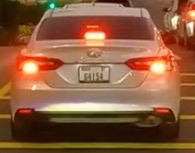
#> input picture app/assigment1/pipeline/car.png, 195 x 153 px; its folder holds only this picture in this run
$ python -i crosswalk_detection.py   (imports and definitions only)
#> lines starting #> are read from the running program, lines starting #| are printed output that depends on the picture; after the words box and inside, x2 and y2 are one past the last pixel; in counts of white or black regions, pixels touching at a corner belong together
import cv2
import numpy as np

from app.assigment1.custom_types import GrayScaleFrame, RBGFrame

HISTORY = []
FRAME_COUNT = 0


def crosswalk(frame: RBGFrame):
    global HISTORY, FRAME_COUNT
    # frame = cv2.imread("/Users/gstrauss/Reichman_University/computer-vision/app/assigment1/pipeline/img.png")
    # frame = cv2.cvtColor(frame, cv2.COLOR_BGR2RGB)
    # frame_gray = cv2.cvtColor(frame, cv2.COLOR_BGR2GRAY)

    frame_gray = cv2.cvtColor(frame, cv2.COLOR_RGB2GRAY)
    mask = area_of_interest_mask(frame)
    masked_frame_gray = cv2.bitwise_and(frame_gray, frame_gray, mask=mask)

    for p in [
        "/Users/gstrauss/Reichman_University/computer-vision/app/assigment1/pipeline/car.png",
        "/Users/gstrauss/Reichman_University/computer-vision/app/assigment1/pipeline/car2.png",
        "/Users/gstrauss/Reichman_University/computer-vision/app/assigment1/pipeline/rear.png",
    ]:
        template = cv2.imread(p)
        gray_template = cv2.cvtColor(template, cv2.COLOR_BGR2GRAY)
        result = cv2.matchTemplate(frame_gray, gray_template, cv2.TM_CCOEFF_NORMED)
        _, _, min_loc, max_loc = cv2.minMaxLoc(result)
        top_left = max_loc
        h, w = gray_template.shape
        cv2.rectangle(
            masked_frame_gray,
            top_left,
            (top_left[0] + w, top_left[1] + h),
            (0, 0, 0),
            -1,
        )
    # frame = cv2.cvtColor(frame, cv2.COLOR_BGR2RGB)

    # Define HSV range for white color (tolerant range to capture white lines)
    threshold_value = 100  # Pixels brighter than this value are considered "white"
    _, bright_mask = cv2.threshold(
        masked_frame_gray,
        threshold_value,
        255,
        cv2.THRESH_BINARY,
    )
    bright_colors_frame = cv2.bitwise_and(frame, frame, mask=bright_mask)
    frame_hsv = cv2.cvtColor(bright_colors_frame, cv2.COLOR_RGB2HSV)

    # Define HSV range for yellow color
    lower_yellow = np.array([20, 100, 100])  # Lower bound for yellow
    upper_yellow = np.array([30, 255, 255])  # Upper bound for yellow

    # Create a mask to isolate yellow regions
    yellow_mask = cv2.inRange(frame_hsv, lower_yellow, upper_yellow)
    # Invert the mask to remove yellow regions
    non_yellow_mask = cv2.bitwise_not(yellow_mask)
    dilation_kernel = np.ones((5, 5), np.uint8)
    eroded_non_yellow_mask = cv2.erode(non_yellow_mask, dilation_kernel, iterations=2)

    # Apply the non-yellow mask to the frame
    filtered_frame = cv2.bitwise_and(
        bright_colors_frame,
        bright_colors_frame,
        mask=eroded_non_yellow_mask,
    )

    gray_filtered_frame = cv2.cvtColor(filtered_frame, cv2.COLOR_BGR2GRAY)
    gray_filtered_frame = cv2.morphologyEx(
        gray_filtered_frame,
        cv2.MORPH_OPEN,
        dilation_kernel,
    )
    height, width = gray_filtered_frame.shape
    src_points = np.float32(
        [
            [0, height],  # Bottom-left
            [width, height],  # Bottom-right
            [int(0.35 * width), int(0.65 * height)],  # Top-left (near vanishing point)
            [int(0.65 * width), int(0.65 * height)],  # Top-right (near vanishing point)
        ],
    )

    # Desired rectangle for the top-down (2D) view
    dst_points = np.float32(
        [
            [0, height],  # Bottom-left
            [width, height],  # Bottom-right
            [0, 0],  # Top-left
            [width, 0],  # Top-right
        ],
    )

    # Compute the perspective transformation matrix
    perspective_matrix = cv2.getPerspectiveTransform(src_points, dst_points)
    M_inv = cv2.getPerspectiveTransform(dst_points, src_points)

    # Apply perspective warp
    warped_image = cv2.warpPerspective(
        gray_filtered_frame,
        perspective_matrix,
        (width, height),
    )

    edges = cv2.Canny(warped_image, 50, 180)
    lines = cv2.HoughLinesP(
        edges,
        rho=1,
        theta=np.pi / 180,
        threshold=45,
        minLineLength=15,
        maxLineGap=5,
    )

    # Hough Line Transform to detect lines

    candidate_lines = []
    if lines is not None:
        for line in lines:
            x1, y1, x2, y2 = line[0]
            points_array = np.array([(x1, y1, x2, y2)], dtype="float32").reshape(
                -1,
                1,
                2,
            )
            transformed_points = cv2.perspectiveTransform(points_array, M_inv)
            start_point, end_point = transformed_points.reshape(-1, 2)
            x1, y1 = int(start_point[0]), int(start_point[1])
            x2, y2 = int(end_point[0]), int(end_point[1])
            line_distance = np.sqrt((x1 - x2) ** 2 + (y1 - y2) ** 2)
            if line_distance > 30:
                continue
            slope = (y2 - y1) / (x2 - x1 + 1e-10)
            if abs(y1 - y2) > 10:
                continue
            if abs(x1 - x2) < 10:
                continue
            if -0.5 < slope < 1:
                candidate_lines.append((x1, y1, x2, y2))

    if len(candidate_lines) < 5:
        return None

    min_x = float("inf")
    min_y = float("inf")
    max_x = float("-inf")
    max_y = float("-inf")
    y_sum = 0

    for _, y1, _, y2 in candidate_lines:
        y_sum += y1
        y_sum += y2

    y_avg = y_sum / len(candidate_lines * 2)
    crosswalk_line = []
    for x1, y1, x2, y2 in candidate_lines:
        if abs(y_avg - y1) > 0.06 * height or abs(y_avg - y2) > 0.1 * height:
            continue
        crosswalk_line.append((x1, y1, x2, y2))

    for x1, y1, x2, y2 in crosswalk_line:
        min_x = min(min_x, x1, x2)
        min_y = min(min_y, y1, y2)
        max_x = max(max_x, x1, x2)
        max_y = max(max_y, y1, y2)
        # cv2.line(results, (x1, y1), (x2, y2), (0, 255, 0), 2)

    if 1000 < abs(min_x - max_y) * abs(min_y - max_y) < 7000:
        FRAME_COUNT = 0
        if len(HISTORY) > 6:
            HISTORY.pop(0)
        total = 0
        history_min_x, history_min_y = 0, 0
        history_max_x, history_max_y = 0, 0
        for index, history in enumerate(HISTORY, start=1):
            total += index
            history_min_x += index * history[0]
            history_min_y += index * history[1]
            history_max_x += index * history[2]
            history_max_y += index * history[3]
        if len(HISTORY) == 0:
            history_min_x, history_min_y = min_x, min_y
            history_max_x, history_max_y = max_x, max_y
        else:
            history_min_x /= total
            history_min_y /= total
            history_max_x /= total
            history_max_y /= total
        HISTORY.append((min_x, min_y, max_x, max_y))

        return (
            (min_x + int(history_min_x)) // 2,
            (min_y + int(history_min_y)) // 2,
            (max_x + int(history_max_x)) // 2,
            (int(history_max_y) + max_y) // 2,
        )
    return None


def area_of_interest_mask(frame: RBGFrame) -> GrayScaleFrame:
    height, width = frame.shape[:2]
    mask = np.zeros((height, width), dtype=np.uint8)

    polygon = np.array(
        [
            [
                (int(width * 0.2), height),  # Bottom-left
                (int(width * 0.5), int(height * 0.6)),  # Top-left
                (int(width * 0.55), int(height * 0.6)),  # Top-right
                (int(width * 0.7), height),  # Bottom-right
            ],
        ],
        dtype=np.int32,
    )

    # Fill polygon with white
    cv2.fillPoly(mask, polygon, [255])

    return mask
# [10 lines of commented-out code are left out]

>>> import cv2
>>> picture = cv2.imread('car.png')
#> picture is the input picture: shape (153, 195, 3); mean B, G, R 61.2, 92.3, 138.2
>>> result = crosswalk(picture)
#> in crosswalk, `frame_gray = cv2.cvtColor(frame, cv2.COLOR_RGB2GRAY)`:
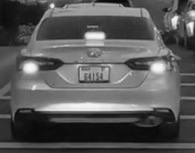
#> frame_gray: shape (153, 195); min 4, max 249, mean 88.2
#> in area_of_interest_mask, `cv2.fillPoly(mask, polygon, [255])`:
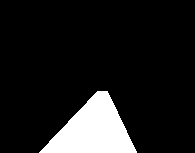
#> mask: shape (153, 195); 11.3% white; 1 white region, box (x1, y1, x2, y2) and area: (39, 91, 137, 153) 3379
#> in crosswalk, `masked_frame_gray = cv2.bitwise_and(frame_gray, frame_gray, mask=mask)`:
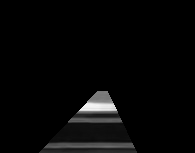
#> masked_frame_gray: shape (153, 195); min 0, max 245, mean 6.9
#> in crosswalk, `gray_template = cv2.cvtColor(template, cv2.COLOR_BGR2GRAY)`:
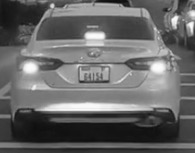
#> gray_template: shape (153, 195); min 11, max 252, mean 102.4
#> in crosswalk, `result = cv2.matchTemplate(frame_gray, gray_template, cv2.TM_CCOEFF_NO..`: result = [0.99]
#> in crosswalk, `_, _, min_loc, max_loc = cv2.minMaxLoc(result)`: min_loc = (0, 0)
#> in crosswalk, `cv2.rectangle( masked_frame_gray, top_left, (top_left[0] + w, top_left..`: masked_frame_gray: shape (153, 195); 11.33% of pixels changed, all inside (x1, y1, x2, y2) = (39, 91, 137, 153)
#> (the run stopped early here; a loop or call above may not have finished)
